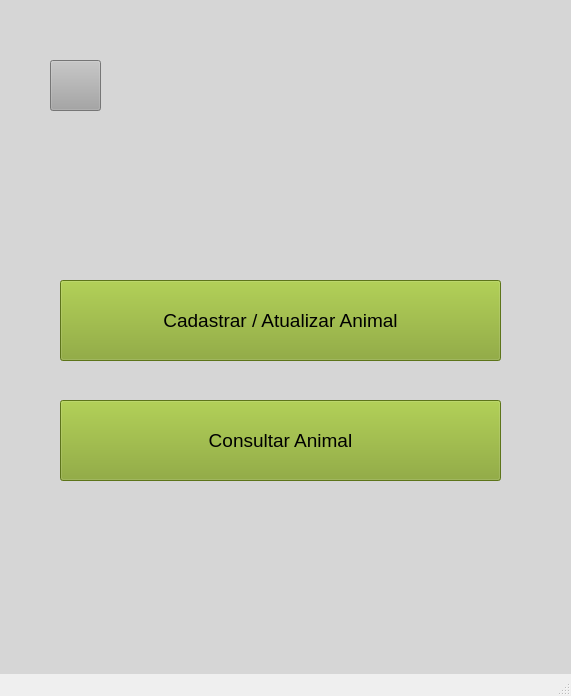
<?xml version="1.0" encoding="UTF-8"?>
<ui version="4.0">
 <class>MainWindow</class>
 <widget class="QMainWindow" name="MainWindow">
  <property name="geometry">
   <rect>
    <x>0</x>
    <y>0</y>
    <width>571</width>
    <height>696</height>
   </rect>
  </property>
  <property name="windowTitle">
   <string>MainWindow</string>
  </property>
  <widget class="QWidget" name="centralwidget">
   <widget class="QPushButton" name="btncadastroanimalmenu">
    <property name="geometry">
     <rect>
      <x>60</x>
      <y>280</y>
      <width>441</width>
      <height>81</height>
     </rect>
    </property>
    <property name="font">
     <font>
      <pointsize>14</pointsize>
     </font>
    </property>
    <property name="styleSheet">
     <string notr="true">background-color: rgb(130, 162, 37);</string>
    </property>
    <property name="text">
     <string>Cadastrar / Atualizar Animal</string>
    </property>
   </widget>
   <widget class="QPushButton" name="btnconsultaranimalmenu">
    <property name="geometry">
     <rect>
      <x>60</x>
      <y>400</y>
      <width>441</width>
      <height>81</height>
     </rect>
    </property>
    <property name="font">
     <font>
      <pointsize>14</pointsize>
     </font>
    </property>
    <property name="styleSheet">
     <string notr="true">background-color: rgb(130, 162, 37);</string>
    </property>
    <property name="text">
     <string>Consultar Animal</string>
    </property>
   </widget>
   <widget class="QLabel" name="lblfundo">
    <property name="geometry">
     <rect>
      <x>-20</x>
      <y>0</y>
      <width>921</width>
      <height>921</height>
     </rect>
    </property>
    <property name="styleSheet">
     <string notr="true">background-color: rgb(214, 214, 214);</string>
    </property>
    <property name="text">
     <string/>
    </property>
   </widget>
   <widget class="QPushButton" name="btnvoltarmenuprincipal">
    <property name="geometry">
     <rect>
      <x>50</x>
      <y>60</y>
      <width>51</width>
      <height>51</height>
     </rect>
    </property>
    <property name="styleSheet">
     <string notr="true">background-color: rgb(165, 165, 165);
font: 75 12pt &quot;MS Shell Dlg 2&quot;;</string>
    </property>
    <property name="text">
     <string/>
    </property>
    <property name="icon">
     <iconset>
      <normaloff>botao-voltar.png</normaloff>botao-voltar.png</iconset>
    </property>
    <property name="iconSize">
     <size>
      <width>32</width>
      <height>32</height>
     </size>
    </property>
   </widget>
   <widget class="QLabel" name="lblLogo">
    <property name="geometry">
     <rect>
      <x>140</x>
      <y>10</y>
      <width>311</width>
      <height>261</height>
     </rect>
    </property>
    <property name="text">
     <string/>
    </property>
    <property name="pixmap">
     <pixmap>../../Downloads/Inserir_um_título-removebg-preview.png</pixmap>
    </property>
    <property name="scaledContents">
     <bool>true</bool>
    </property>
   </widget>
   <zorder>lblfundo</zorder>
   <zorder>btncadastroanimalmenu</zorder>
   <zorder>btnconsultaranimalmenu</zorder>
   <zorder>btnvoltarmenuprincipal</zorder>
   <zorder>lblLogo</zorder>
  </widget>
  <widget class="QMenuBar" name="menubar">
   <property name="geometry">
    <rect>
     <x>0</x>
     <y>0</y>
     <width>571</width>
     <height>21</height>
    </rect>
   </property>
  </widget>
  <widget class="QStatusBar" name="statusbar"/>
 </widget>
 <resources/>
 <connections/>
</ui>
